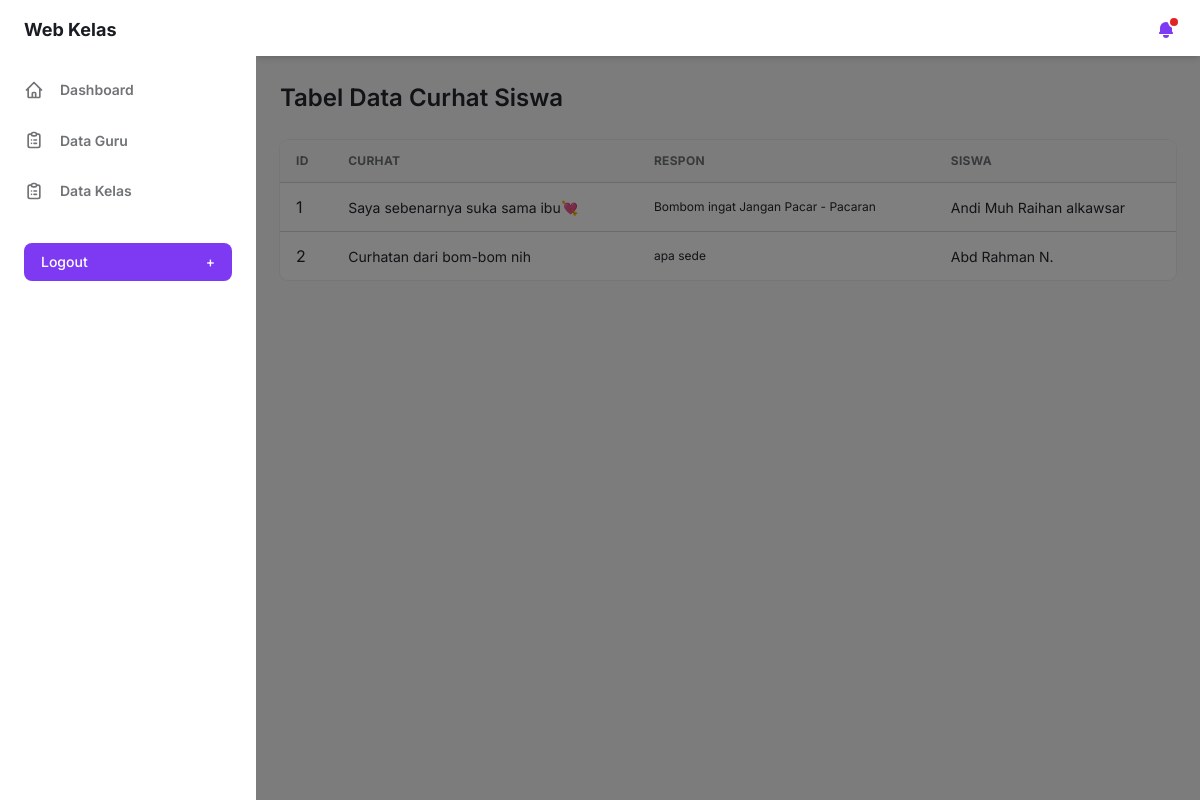
The app's page /webkelas/view_curhat.php (signed in) with its own data.
### tables this page shows
CREATE TABLE `curhat` (
  `id` int(11) NOT NULL,
  `curhat_text` text NOT NULL,
  `response_text` text NOT NULL,
  `siswa_id` int(11) NOT NULL
);

CREATE TABLE `siswa` (
  `id` int(11) NOT NULL,
  `nama` varchar(100) NOT NULL,
  `nis` varchar(100) NOT NULL,
  `nisn` varchar(100) NOT NULL,
  `alamat` varchar(100) NOT NULL,
  `tgl_lahir` date NOT NULL,
  `id_kelas` int(11) NOT NULL
);

### webkelas/view_curhat.php (the view, shortened to what this page needs)
<!DOCTYPE html>
<html :class="{ 'theme-dark': false }" x-data="data()" lang="en">
<head>
    <?php require_once './views/header.php'; ?>
</head>
<body>
    <div class="flex h-screen bg-gray-50 dark:bg-gray-900" :class="{ 'overflow-hidden': isSideMenuOpen }">
        <?php require_once './views/sidebar.php'; ?>
        <div class="flex flex-col flex-1 w-full">
            <?php require_once './views/navbar.php'; ?>
            <main class="h-full pb-16 overflow-y-auto">
                <div class="container grid px-6 mx-auto">
                    <h2 class="my-6 text-2xl font-semibold text-gray-700 dark:text-gray-200">
                        Tabel Data Curhat Siswa
                    </h2>
                    <div class="w-full overflow-hidden rounded-lg shadow-xs">
                        <div class="w-full overflow-x-auto">
                            <table class="w-full whitespace-no-wrap">
                                <thead>
                                    <tr
                                        class="text-xs font-semibold tracking-wide text-left text-gray-500 uppercase border-b dark:border-gray-700 bg-gray-50 dark:text-gray-400 dark:bg-gray-800">
                                        <th class="px-4 py-3">id</th>
                                        <th class="px-4 py-3">curhat</th>
                                        <th class="px-4 py-3">respon</th>
                                        <th class="px-4 py-3">siswa</th>
                                    </tr>
                                </thead>
                                <tbody class="bg-white divide-y dark:divide-gray-700 dark:bg-gray-800">
                                    <?php
                                    require_once "db.php";
                                    $i = 1;
                                    if ($_SESSION['role'] == 'siswa') {
                                        $query = mysqli_query($koneksi, "SELECT c.curhat_text as 'curhat_text',
                                                                    s.nama as 'siswa',
                                                                    s.id as 'siswa_id',
                                                                    c.id as 'id',
                                                                    c.response_text as 'response_text'
                                                                    FROM
                                                                    curhat as c
                                                                    INNER JOIN
                                                                    siswa as s
                                                                    ON c.siswa_id = s.id
                                                                    WHERE s.id = {$_SESSION['user']['id']};
                                                                    ");
                                    } else {
                                        $query = mysqli_query($koneksi, "SELECT c.curhat_text as 'curhat_text',
                                                                    s.nama as 'siswa',
                                        s.id as 'siswa_id',
                                        c.id as 'id',
                                                                    c.response_text as 'response_text'
                                                                    FROM
                                                                    curhat as c
                                                                    INNER JOIN
                                                                    siswa as s
                                                                    ON c.siswa_id = s.id;
                                                                    ");
                                    }
                                    while ($data = mysqli_fetch_array($query)) {
                                        ?>
                                        <tr class="text-gray-700 dark:text-gray-400">
                                            <td class="px-4 py-3">
                                                <?= $i ?>
                                            </td>
                                            <td class="px-4 py-3 text-sm">
                                                <?= $data['curhat_text'] ?>
                                            </td>
                                            <td class="px-4 py-3 text-xs">
                                                <?php if (empty($data['response_text']) && $_SESSION['role'] != 'siswa'): ?>
                                                    <div class="flex text-sm font-semibold mb-4 align-center justify-end">
                                                        <a class="rounded bg-blue-600 text-white p-2 njj"
                                                            href="respon_curhat.php?id=<?= $data['id'] ?>&id_siswa=<?= $data['siswa_id'] ?>">Beri
                                                            Respon</a><br>
                                                    </div> <?php else: ?>
                                                    <?= $data['response_text'] ?>
                                                <?php endif; ?>
                                            </td>
                                            <td class="px-4 py-3 text-sm">
                                                <?= $data['siswa'] ?>
                                            </td>
                                        </tr>
                                        <?php
                                        $i++;
                                    }
                                    ?>
                                </tbody>
                            </table>
                        </div>
                    </div>
                </div>
            </main>
        </div>
    </div>
</body>
</html>

### records on screen
curhat: curhat_text "Saya sebenarnya suka sama ibu💘", response_text "Bombom ingat Jangan Pacar - Pacaran", siswa.nama "Andi Muh Raihan alkawsar"
curhat: curhat_text "Curhatan dari bom-bom nih", response_text "apa sede", siswa.nama "Abd Rahman N."
